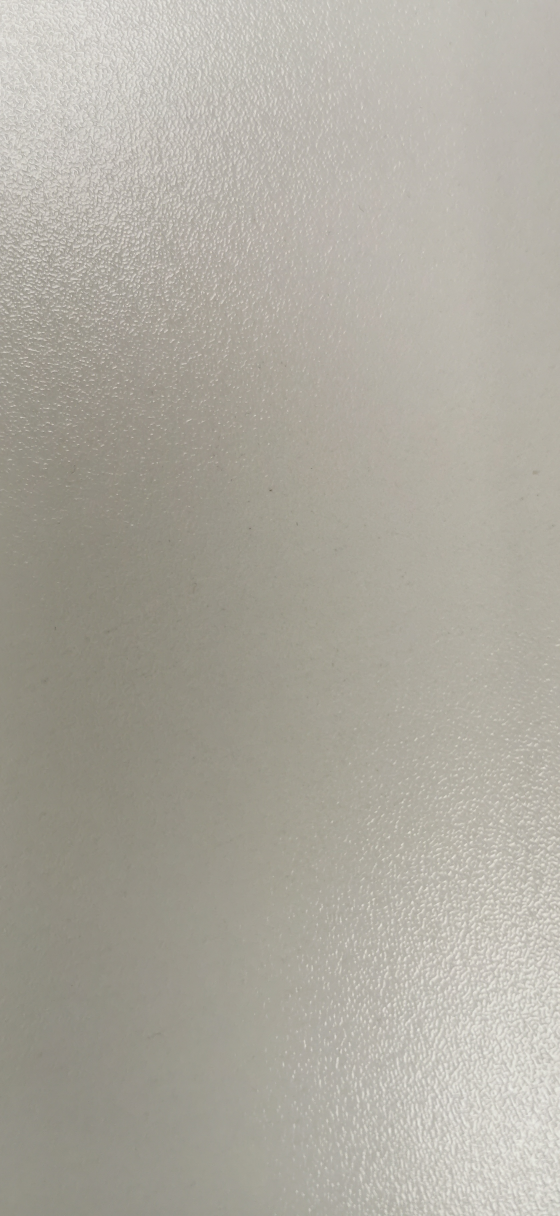
#> input picture app/src/main/python/input_temp/surface.jpg, 1680 x 3648 px (shown at 1/3 size)
$ python AR.py --input_temp input_temp/surface.jpg --source_temp input_temp/surface.jpg
#> lines starting #> are read from the running program, lines starting #| are printed output that depends on the picture
import numpy as np
import argparse
import imutils
import sys
import cv2

# construct the argument parser and parse the arguments (input surface and the outputted AR)
ap = argparse.ArgumentParser()
ap.add_argument("-i", "--input_temp", required=True,
	help="path to input image containing the surface")
ap.add_argument("-s", "--source_temp", required=True,
	help="path to source image that will be put on input")
args = vars(ap.parse_args())

# load the input image from disk, resize it, and grab its spatial
# dimensions
print("[INFO] loading input image and source image...")
image = cv2.imread(args["input_temp"])
#> image is the input picture: shape (3648, 1680, 3); mean B, G, R 159.7, 169.7, 173.2
image = imutils.resize(image, width=600)
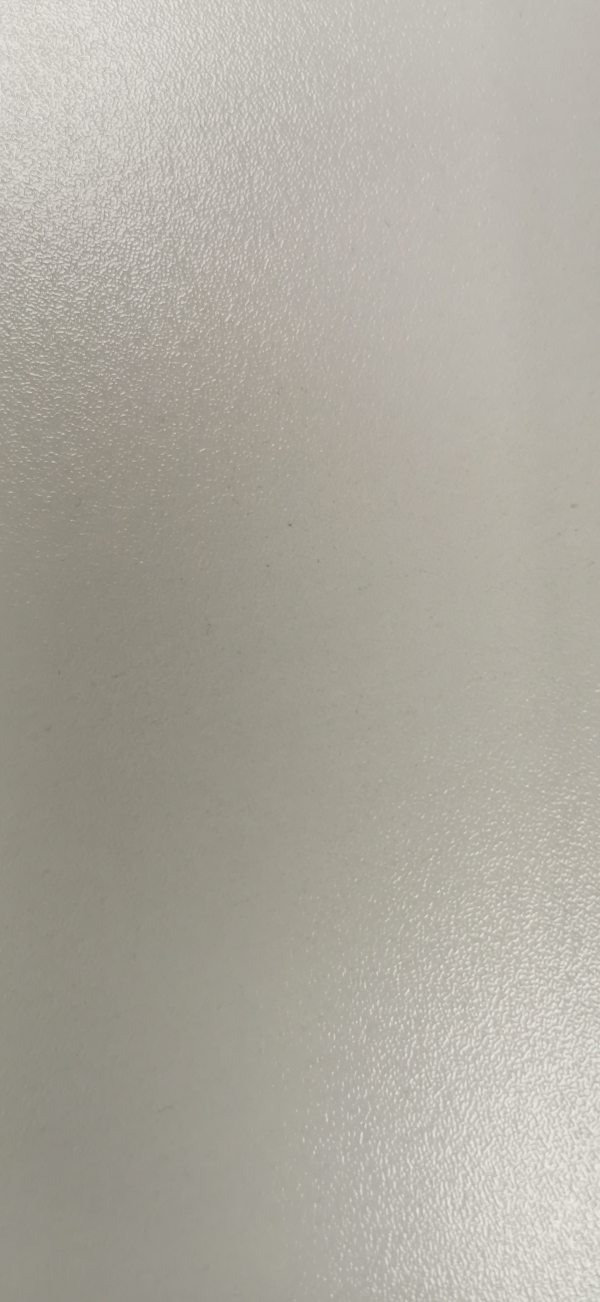
#> image: shape (1302, 600, 3); mean B, G, R 159.7, 169.7, 173.3
(imgH, imgW) = image.shape[:2]
#> imgH = 1302; imgW = 600
# load the source image from disk
source = cv2.imread(args["source_temp"])

#connect to a camera
